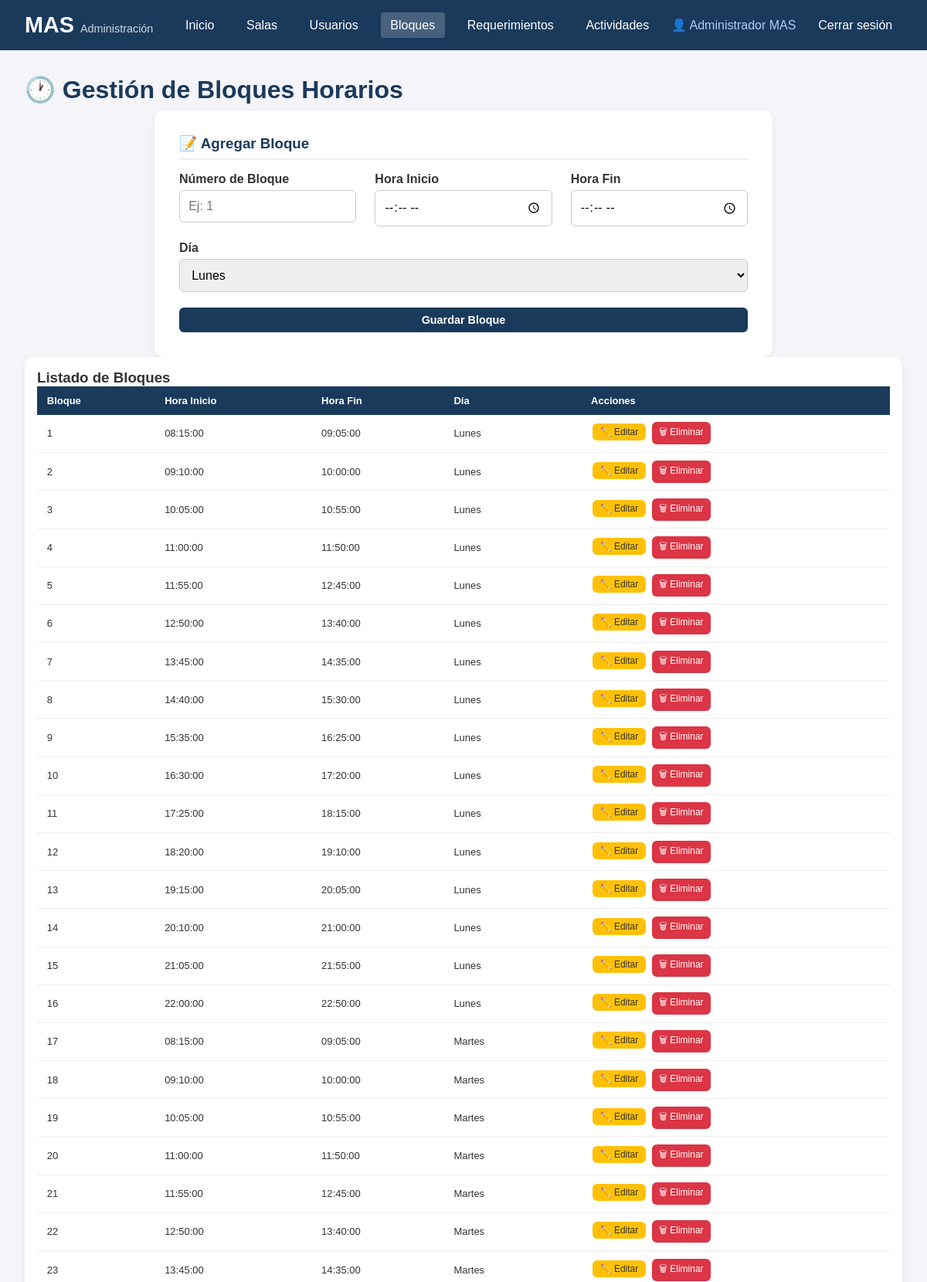
/admin/bloques.php (signed in, upper part), run on the app's committed database.
### tables this page shows
CREATE TABLE bloques_horarios (
    id_bloque INT AUTO_INCREMENT PRIMARY KEY,
    numero_bloque INT NOT NULL,
    hora_inicio TIME NOT NULL,
    hora_fin TIME NOT NULL,
    dia_semana ENUM('lunes','martes','miercoles','jueves','viernes','sabado') NOT NULL
);

### public/admin/bloques.php (the view, shortened to what this page needs)
<?php
require_once '../../config/database.php';
$editar = null;
$bloques = $pdo->query("SELECT * FROM bloques_horarios ORDER BY dia_semana, numero_bloque")->fetchAll();
?>
<!DOCTYPE html>
<html lang="es">
<head>
    <link rel="stylesheet" href="../css/style.css">
</head>
<body>
    <header>
        <nav>
            <div class="logo"><h1>MAS</h1><span>Administración</span></div>
            <ul>
                <li><a href="../index.php">Inicio</a></li>
                <li><a href="salas.php">Salas</a></li>
                <li><a href="usuarios.php">Usuarios</a></li>
                <li><a href="bloques.php" class="active">Bloques</a></li>
                <li><a href="requerimientos.php">Requerimientos</a></li>
                <li><a href="tipos_actividad.php">Actividades</a></li>
                <li><span>👤 <?php echo htmlspecialchars($_SESSION['nombre_completo']); ?></span></li>
                <li><a href="../logout.php">Cerrar sesión</a></li>
            </ul>
        </nav>
    </header>
    <main>
        <h2>🕐 Gestión de Bloques Horarios</h2>
        <div class="form-container">
            <h3><?php echo $editar ? '✏️ Editar Bloque' : '📝 Agregar Bloque'; ?></h3>
            <form method="POST">
                <div class="form-row">
                    <div class="form-group">
                        <label for="numero_bloque">Número de Bloque</label>
                        <input type="number" id="numero_bloque" name="numero_bloque"
                               value="<?php echo $editar ? $editar['numero_bloque'] : ''; ?>"
                               placeholder="Ej: 1" required>
                    </div>
                    <div class="form-group">
                        <label for="hora_inicio">Hora Inicio</label>
                        <input type="time" id="hora_inicio" name="hora_inicio"
                               value="<?php echo $editar ? $editar['hora_inicio'] : ''; ?>" required>
                    </div>
                    <div class="form-group">
                        <label for="hora_fin">Hora Fin</label>
                        <input type="time" id="hora_fin" name="hora_fin"
                               value="<?php echo $editar ? $editar['hora_fin'] : ''; ?>" required>
                    </div>
                </div>
                <div class="form-group">
                    <label for="dia_semana">Día</label>
                    <select id="dia_semana" name="dia_semana" required>
                        <option value="lunes" <?php echo $editar && $editar['dia_semana'] == 'lunes' ? 'selected' : ''; ?>>Lunes</option>
                    </select>
                </div>
                <button type="submit" class="btn btn-primary">
                    <?php echo $editar ? 'Actualizar Bloque' : 'Guardar Bloque'; ?>
                </button>
            </form>
        </div>
        <div class="table-container">
            <h3>Listado de Bloques</h3>
            <table>
                <thead>
                    <tr>
                        <th>Bloque</th>
                        <th>Hora Inicio</th>
                        <th>Hora Fin</th>
                        <th>Día</th>
                        <th>Acciones</th>
                    </tr>
                </thead>
                <tbody>
                    <?php foreach ($bloques as $bloque): ?>
                    <tr>
                        <td><?php echo $bloque['numero_bloque']; ?></td>
                        <td><?php echo $bloque['hora_inicio']; ?></td>
                        <td><?php echo $bloque['hora_fin']; ?></td>
                        <td><?php echo ucfirst($bloque['dia_semana']); ?></td>
                        <td>
                            <a href="bloques.php?editar=<?php echo $bloque['id_bloque']; ?>" class="btn btn-warning btn-sm">✏️ Editar</a>
                            <a href="bloques.php?eliminar=<?php echo $bloque['id_bloque']; ?>"
                               class="btn btn-danger btn-sm"
                               onclick="return confirm('¿Estás seguro de eliminar este bloque?')">
                               🗑 Eliminar
                            </a>
                        </td>
                    </tr>
                    <?php endforeach; ?>
                </tbody>
            </table>
        </div>
    </main>
</body>
</html>

### public/css/style.css (style rules this page uses)
* { margin: 0; padding: 0; box-sizing: border-box; }
body { font-family: Arial, sans-serif; background: #f4f4f9; color: #333; min-height: 100vh; display: flex; flex-direction: column; }
header { background: #1a3a5c; color: white; padding: 1rem 2rem; position: sticky; top: 0; z-index: 1000; }
nav { display: flex; justify-content: space-between; align-items: center; flex-wrap: wrap; max-width: 1200px; margin: 0 auto; }
nav .logo h1 { display: inline; font-size: 1.8rem; }
nav .logo span { font-size: 0.9rem; opacity: 0.8; margin-left: 0.5rem; }
nav ul { list-style: none; display: flex; gap: 1rem; align-items: center; flex-wrap: wrap; }
nav ul li a { color: white; text-decoration: none; padding: 0.5rem 0.8rem; border-radius: 4px; transition: background 0.3s; }
nav ul li a.active { background: rgba(255, 255, 255, 0.2); }
nav ul li span { color: #aad0f5; }
main { flex: 1; max-width: 1200px; margin: 2rem auto; padding: 0 2rem; width: 100%; }
h2 { color: #1a3a5c; font-size: 2rem; margin-bottom: 0.5rem; }
.btn-primary { width: 100%; padding: 0.8rem; background: #1a3a5c; color: white; border: none; border-radius: 6px; font-size: 1rem; font-weight: 600; cursor: pointer; transition: background 0.3s; }
.table-container { overflow-x: auto; background: white; border-radius: 12px; box-shadow: 0 4px 10px rgba(0, 0, 0, 0.06); padding: 1rem; }
table { width: 100%; border-collapse: collapse; font-size: 13px; }
table th { background: #1a3a5c; color: white; padding: 0.7rem 0.8rem; text-align: left; }
table td { padding: 0.6rem 0.8rem; border-bottom: 1px solid #eee; }
.btn { display: inline-block; padding: 0.5rem 1.2rem; border-radius: 6px; text-decoration: none; font-size: 0.9rem; border: none; cursor: pointer; transition: background 0.3s; }
.btn-danger { background: #dc3545; color: white; }
.btn-warning { background: #ffc107; color: #333; }
.btn-sm { padding: 0.25rem 0.6rem; font-size: 0.75rem; margin: 0 2px; }
.form-container { background: white; padding: 2rem; border-radius: 12px; box-shadow: 0 4px 10px rgba(0, 0, 0, 0.06); max-width: 800px; margin: 0 auto; }
.form-container h3 { color: #1a3a5c; margin-bottom: 1rem; border-bottom: 2px solid #eee; padding-bottom: 0.5rem; }
.form-row { display: flex; gap: 1.5rem; flex-wrap: wrap; }
.form-row .form-group { flex: 1; min-width: 180px; }
.form-group { margin-bottom: 1.2rem; }
.form-group label { display: block; font-weight: 600; margin-bottom: 0.3rem; color: #333; }
.form-group input, .form-group select, .form-group textarea { width: 100%; padding: 0.7rem; border: 1px solid #ccc; border-radius: 6px; font-size: 1rem; font-family: inherit; }

### data on the page
bloques_horarios: numero_bloque "1", hora_inicio "08:15:00", hora_fin "09:05:00", dia_semana "Lunes"
bloques_horarios: numero_bloque "2", hora_inicio "09:10:00", hora_fin "10:00:00", dia_semana "Lunes"
bloques_horarios: numero_bloque "3", hora_inicio "10:05:00", hora_fin "10:55:00", dia_semana "Lunes"
bloques_horarios: numero_bloque "4", hora_inicio "11:00:00", hora_fin "11:50:00", dia_semana "Lunes"
bloques_horarios: numero_bloque "5", hora_inicio "11:55:00", hora_fin "12:45:00", dia_semana "Lunes"
bloques_horarios: numero_bloque "6", hora_inicio "12:50:00", hora_fin "13:40:00", dia_semana "Lunes"
bloques_horarios: numero_bloque "7", hora_inicio "13:45:00", hora_fin "14:35:00", dia_semana "Lunes"
bloques_horarios: numero_bloque "8", hora_inicio "14:40:00", hora_fin "15:30:00", dia_semana "Lunes"
bloques_horarios: numero_bloque "9", hora_inicio "15:35:00", hora_fin "16:25:00", dia_semana "Lunes"
bloques_horarios: numero_bloque "10", hora_inicio "16:30:00", hora_fin "17:20:00", dia_semana "Lunes"
bloques_horarios: numero_bloque "11", hora_inicio "17:25:00", hora_fin "18:15:00", dia_semana "Lunes"
bloques_horarios: numero_bloque "12", hora_inicio "18:20:00", hora_fin "19:10:00", dia_semana "Lunes"
bloques_horarios: numero_bloque "13", hora_inicio "19:15:00", hora_fin "20:05:00", dia_semana "Lunes"
bloques_horarios: numero_bloque "14", hora_inicio "20:10:00", hora_fin "21:00:00", dia_semana "Lunes"
bloques_horarios: numero_bloque "15", hora_inicio "21:05:00", hora_fin "21:55:00", dia_semana "Lunes"
bloques_horarios: numero_bloque "16", hora_inicio "22:00:00", hora_fin "22:50:00", dia_semana "Lunes"
bloques_horarios: numero_bloque "17", hora_inicio "08:15:00", hora_fin "09:05:00", dia_semana "Martes"
bloques_horarios: numero_bloque "18", hora_inicio "09:10:00", hora_fin "10:00:00", dia_semana "Martes"
bloques_horarios: numero_bloque "19", hora_inicio "10:05:00", hora_fin "10:55:00", dia_semana "Martes"
bloques_horarios: numero_bloque "20", hora_inicio "11:00:00", hora_fin "11:50:00", dia_semana "Martes"
bloques_horarios: numero_bloque "21", hora_inicio "11:55:00", hora_fin "12:45:00", dia_semana "Martes"
bloques_horarios: numero_bloque "22", hora_inicio "12:50:00", hora_fin "13:40:00", dia_semana "Martes"
bloques_horarios: numero_bloque "23", hora_inicio "13:45:00", hora_fin "14:35:00", dia_semana "Martes"

### other printed values
$_SESSION['nombre_completo'] "Administrador MAS"
